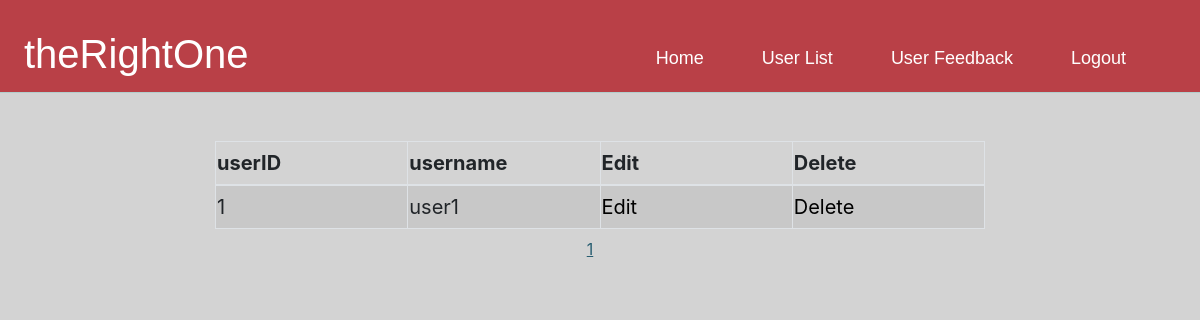
Before: /views/user_list.php with the older database file.
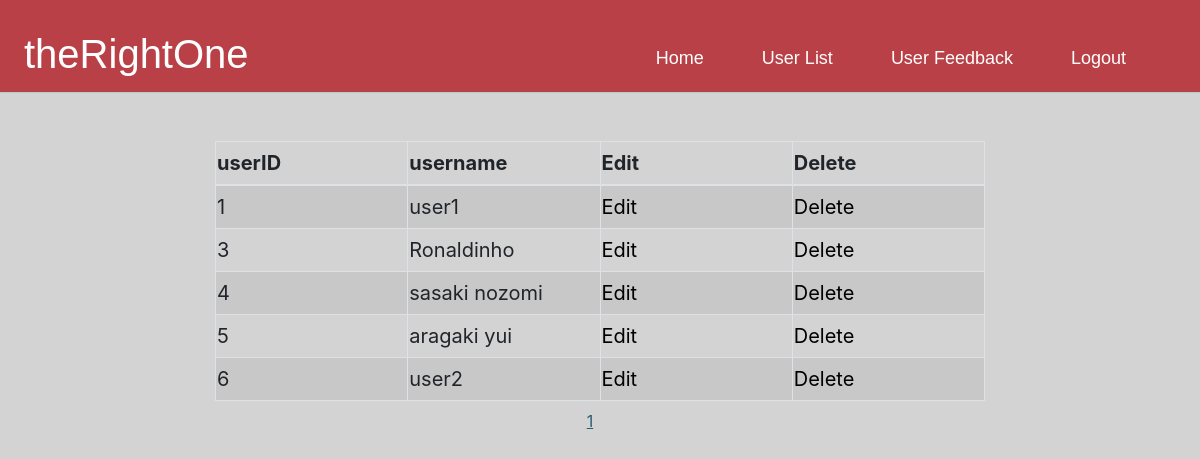
After: the same page with the newer database file.
### tables this page shows
CREATE TABLE `users` (
  `user_id` int(11) NOT NULL,
  `username` varchar(255) NOT NULL,
  `address` varchar(255) NOT NULL,
  `age` varchar(3) NOT NULL,
  `gender` varchar(1) NOT NULL,
  `like_gender` varchar(1) NOT NULL,
  `job` varchar(255) NOT NULL,
  `school` varchar(255) NOT NULL,
  `hobby` varchar(255) NOT NULL,
  `user_image1` varchar(255) DEFAULT NULL,
  `user_image2` varchar(255) DEFAULT NULL,
  `user_image3` varchar(255) DEFAULT NULL
);

### class/Database.php (called while the page is built, shortened)
<?php
    class Database{
        private $servername = 'localhost';
        private $db_username = 'root';
        private $db_password = '';
        private $database = 'portfolio';
        public function __construct()
        {
            $this->conn = new mysqli($this->servername,$this->db_username,$this->db_password,$this->database);
            return $this->conn;
        }
    }
?>

### action/userAction.php (called while the page is built, shortened)
<?php
    require_once '../class/User.php';
    $user = new User();
?>

### class/User.php (called while the page is built, shortened)
<?php
    require_once "Database.php";
    class User extends Database{
        public function getAllUsers(){
            $sql = "SELECT * FROM users";
            $result = $this->conn->query($sql);
            if($result->num_rows > 0){
                while($tableData = $result->fetch_assoc()){
                $dataHolder[] = $tableData;
            }
                return $dataHolder;
            }else{
                die("No record Found: ".$this->conn->error);
            }
        }
        public function countUsers(){
            $sql = "SELECT COUNT(*) AS cnt FROM users";
            $result = $this->conn->query($sql);
            if($result->num_rows>0){
                return $result->fetch_assoc();
            }else{
                return FALSE;
            }
        }
        public function getTenUsers($start){
            $sql = "SELECT * FROM users LIMIT $start,10";
            $result = $this->conn->query($sql);
            if($result->num_rows>0){
                while($tableData = $result->fetch_assoc()){
                    $dataHolder[] = $tableData;
                }
                return $dataHolder;
            }else{
                return FALSE;
            }
        }
    }
?>

### views/user_list.php (the view, shortened to what this page needs)
<?php
    include '../action/userAction.php';
    $allUsers = $user->getAllUsers();
    $page = $_GET['page'];
    if($page == ''){
      $page = 1;
    }
      $page = max($page,1);
      $cntUsers = $user->countUsers();
      $maxPage = ceil($cntUsers['cnt'] / 10);
      $page = min($page,$maxPage);
      $start = ($page -1) * 10;
      $tenUsers = $user->getTenUsers($start);
      $pages = array();
      for($i=1; $i<=$maxPage; $i++){
        array_push($pages,$i);
      };
?>
<!doctype html>
<html lang="en">
  <head>
    <link rel="stylesheet" href="https://stackpath.bootstrapcdn.com/bootstrap/4.3.1/css/bootstrap.min.css">
    <link rel="stylesheet" href="../css/style.css">
    <link rel="stylesheet" href="../css/admin.css">
  </head>
  <body>
    <div class="row nav_row">
      <div class="col-12">
        <nav class="navbar navbar-expand-lg navbar-dark static-top nav_design">
          <a class="mt-3 ml-2 nav_letters" href="index.php" id="logo">
            theRightOne
          </a>
          <div class="collapse navbar-collapse" id="navbarResponsive">
            <ul class="navbar-nav ml-auto mt-4" style="font-size: 18px;">
              <li class="nav-item mr-5">
                <a class="nav_letters nav_page_letter" href="adminTop.php">Home
                    </a>
              </li>
              <li class="nav-item mr-5">
                <a class="nav_letters nav_page_letter" href="user_list.php">User List</a>
              </li>
              <li class="nav-item mr-5">
                <a class="nav_letters nav_page_letter" href="user_feedback.php">User Feedback</a>
              </li>
              <li class="nav-item mr-5">
                <a class="nav_letters nav_page_letter" href="logout.php">Logout</a>
              </li>
            </ul>
          </div>
        </nav>
      </div>
    </div>
    <div class="container-fluid">
      <div class="row">
        <div class="col-md-8 offset-md-2 col-sm-12">
          <table class="mx-auto table-bordered table-striped mt-5 table-hover w-100">
            <thead>
              <tr>
                <th class="w-25">userID</th>
                <th class="w-25">username</th>
                <th class="w-25">Edit</th>
                <th class="w-25">Delete</th>
             </tr>
            </thead>
            <tbody>
              <?php
                foreach($tenUsers as $eachUser):
              ?>
              <tr>
                <td><?php echo $eachUser['user_id']?></td>
                <td><?php echo $eachUser['username'] ?></td>
                <td><a href="user_profile.php?user_id=<?php echo $eachUser['user_id']?>">Edit</a></td>
                <td><a href="user_delete.php?user_id=<?php echo $eachUser['user_id'] ?>">Delete</td>
              </tr>
              <?php
                endforeach;
              ?>
            </tbody>
          </table>
          <ul class="p-0 mt-2 overflow-hidden page">
            <?php foreach($pages as $eachPage): ?>
              <?php if($eachPage == $page): ?>
                <a href="user_list.php?page=<?php print(htmlspecialchars($eachPage))?>" class="thisPage"><?php echo $eachPage ?></a>
              <?php else: ?>
                <a href="user_list.php?page=<?php print(htmlspecialchars($eachPage))?>" class=""><?php echo $eachPage ?></a>
              <?php endif; ?>
            <?php endforeach; ?>
          </ul>
        </div>
      </div>
    </div>
  </body>
</html>

Changed rows visible on the page:
added users: user_id "3", username "Ronaldinho"
added users: user_id "4", username "sasaki nozomi"
added users: user_id "5", username "aragaki yui"
added users: user_id "6", username "user2"
